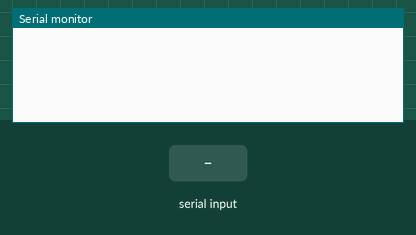
The sketch below on a simulated Arduino Uno, built with avr-gcc and run on an emulated ATmega328P. On the bench: the last lines printed to the serial monitor. The test bench sets the inputs (shaded band). Random numbers use the default seed unless the sketch sets one.

Above: at 1.2 s.
1.3 s: "f" received over Serial
At 1.71 s:
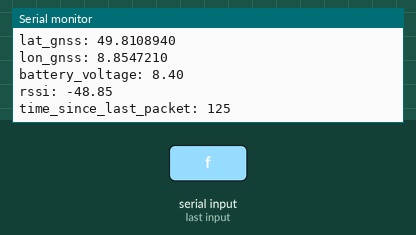
At 2.11 s:
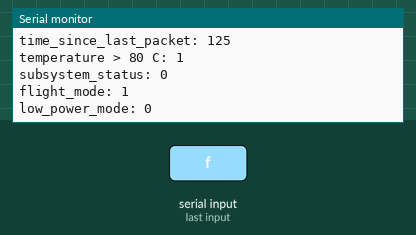
2.8 s: "m" received over Serial
Timing chart, 0 to 5.8 s (numbered marks = the images above; inputs shaded):
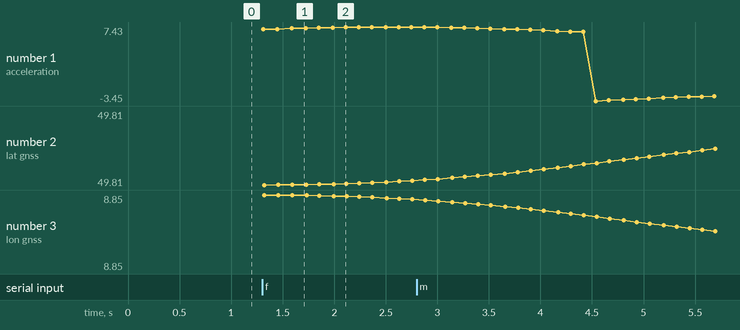

Measured:
- after the input at 1.3 s, the serial monitor: prints a new line at once (image 1)

The sketch:

arduino_simulation_sketch_v3.ino
```cpp
#include <Arduino.h>
#include <math.h>

// =====================================================================
//  CONFIG — Tune these for your rocket model
// =====================================================================

const float TARGET_APOGEE    = 1500.0;  // [m]   desired apogee AGL  (800 – 3000)
const float ROCKET_MASS_DRY  = 2.5;    // [kg]  dry mass
const float PROPELLANT_MASS  = 0.6;    // [kg]  propellant mass
const float MOTOR_BURN_TIME  = 3.2;    // [s]   burn duration
const float ROCKET_DIAMETER  = 0.075;  // [m]   airframe diameter
const float DRAG_COEFF       = 0.45;   // [-]   subsonic Cd

const float DROGUE_TERMINAL  = 25.0;   // [m/s] descent speed under drogue
const float MAIN_TERMINAL    = 5.5;    // [m/s] descent speed under main chute

const float BATTERY_FULL     = 8.40;   // [V]
const float BATTERY_MIN      = 5.40;   // [V]

// Launch site (Giessen area)
const float LAT_LAUNCH       = 49.8108889;
const float LON_LAUNCH       = 8.8547290;
const float LAT_LAND         = 49.8131689;
const float LON_LAND         = 8.8499197;

float parachute_heights[4]   = {100, 150, 200, 250};  // [m] main-chute altitude presets

const int HZ_FLIGHT          = 8;

// =====================================================================
//  Telemetry variables
// =====================================================================
uint8_t temperature;
uint8_t subsystem_status = 0;
uint8_t flight_mode      = 0;
uint8_t low_power_mode   = 0;
uint8_t status_events;

float acceleration;
float height_pressure;
float height_gnss;
float lat_gnss;
float lon_gnss;
float battery_voltage;
float rssi;
int   time_since_last_packet;

// =====================================================================
//  Internal state
// =====================================================================
enum FlightPhase { PAD, BOOST, COAST, DROGUE_DESCENT, MAIN_DESCENT, LANDED };
FlightPhase phase = PAD;

float velocity        = 0.0;
float height          = 0.0;
float apogee_reached  = 0.0;
float mass            = 0.0;
float main_altitude   = 200.0;

float MOTOR_THRUST    = 0.0;
float REF_AREA        = 0.0;

unsigned long boost_start    = 0;
unsigned long last_send_time = 0;
unsigned long last_sim_time  = 0;
unsigned long landed_time    = 0;
unsigned long send_interval  = 15000UL;

// =====================================================================
//  ISA atmosphere
// =====================================================================
float air_density(float alt) {
  const float T0 = 288.15, L = 0.0065, P0 = 101325.0, R = 287.05, g0 = 9.80665;
  float T = T0 - L * alt;
  if (T < 216.65) T = 216.65;
  float P = P0 * pow(T / T0, g0 / (L * R));
  return P / (R * T);
}

float ambient_temp_c(float alt) {
  float T = 288.15 - 0.0065 * alt;
  if (T < 216.65) T = 216.65;
  return T - 273.15;
}

// =====================================================================
//  Noise helper (zero-mean, approximate Gaussian via sum of uniforms)
// =====================================================================
float noise(float sigma) {
  float u = (float)random(-1000, 1001) / 1000.0;
  float v = (float)random(-1000, 1001) / 1000.0;
  return sigma * (u + v) * 0.5;
}

// =====================================================================
//  Compute motor thrust to reach TARGET_APOGEE
// =====================================================================
void compute_motor_thrust() {
  REF_AREA = M_PI * pow(ROCKET_DIAMETER / 2.0, 2);
  float v_bo   = sqrt(2.0 * 9.80665 * TARGET_APOGEE) * 1.35;
  float m_avg  = ROCKET_MASS_DRY + PROPELLANT_MASS * 0.5;
  MOTOR_THRUST = m_avg * (v_bo / MOTOR_BURN_TIME + 9.80665);
  MOTOR_THRUST += 0.5 * air_density(200.0) * DRAG_COEFF * REF_AREA * pow(v_bo * 0.5, 2);
}

// =====================================================================
//  Telemetry output — exact protocol, nothing else ever written to Serial
// =====================================================================
void send_telemetry() {
  Serial.print("temperature > 80 C: ");      Serial.println(temperature);
  Serial.print("subsystem_status: ");        Serial.println(subsystem_status);
  Serial.print("flight_mode: ");             Serial.println(flight_mode);
  Serial.print("low_power_mode: ");          Serial.println(low_power_mode);
  Serial.print("status_events: ");           Serial.println(status_events);
  Serial.print("acceleration: ");            Serial.println(acceleration, 4);
  Serial.print("height_pressure: ");         Serial.println(height_pressure);
  Serial.print("height_gnss: ");             Serial.println(height_gnss);
  Serial.print("lat_gnss: ");                Serial.println(lat_gnss, 7);
  Serial.print("lon_gnss: ");                Serial.println(lon_gnss, 7);
  Serial.print("battery_voltage: ");         Serial.println(battery_voltage);
  Serial.print("rssi: ");                    Serial.println(rssi);
  Serial.print("time_since_last_packet: ");  Serial.println(time_since_last_packet);
}

// =====================================================================
//  Reset to armed/pad state
// =====================================================================
void reset_flight() {
  velocity        = 0.0;
  height          = 0.0;
  apogee_reached  = 0.0;
  mass            = ROCKET_MASS_DRY + PROPELLANT_MASS;
  phase           = PAD;
  battery_voltage = BATTERY_FULL;
  temperature     = 0;
  status_events   = 4;  // Armed
  lat_gnss        = LAT_LAUNCH;
  lon_gnss        = LON_LAUNCH;
}

// =====================================================================
//  Physics step
// =====================================================================
void physics_step(float dt) {
  const float g0 = 9.80665;
  float rho  = air_density(height);
  float vsq  = velocity * velocity;
  float drag = 0.5 * rho * DRAG_COEFF * REF_AREA * vsq;
  if (velocity > 0) drag = -drag;

  float burn_elapsed = (millis() - boost_start) / 1000.0;

  switch (phase) {

    case PAD:
      break;

    case BOOST: {
      status_events = 5;
      if (burn_elapsed < MOTOR_BURN_TIME) {
        mass -= (PROPELLANT_MASS / MOTOR_BURN_TIME) * dt;
        if (mass < ROCKET_MASS_DRY) mass = ROCKET_MASS_DRY;
        float net_a  = (MOTOR_THRUST + drag) / mass - g0;
        acceleration = net_a / g0;
        velocity    += net_a * dt;
        height      += velocity * dt;
        if (height < 0) height = 0;
      } else {
        mass          = ROCKET_MASS_DRY;
        phase         = COAST;
        status_events = 6;  // Burnout
      }
      break;
    }

    case COAST: {
      float net_a  = (drag / mass) - g0;
      acceleration = net_a / g0;
      velocity    += net_a * dt;
      height      += velocity * dt;
      if (velocity <= 0.0) {
        apogee_reached = height;
        velocity       = 0.0;
        phase          = DROGUE_DESCENT;
        status_events  = 7;  // Apogee / drogue
      }
      break;
    }

    case DROGUE_DESCENT: {
      float dv   = (-DROGUE_TERMINAL) - velocity;
      velocity  += dv * 3.0 * dt;
      height    += velocity * dt;
      acceleration = (fabs(velocity) * fabs(velocity) * 0.5 * rho * DRAG_COEFF * REF_AREA)
                     / (mass * g0) - 1.0;
      if (acceleration < -1.0) acceleration = -1.0;
      if (height <= main_altitude) {
        phase         = MAIN_DESCENT;
        status_events = 10;  // Main deploy
      }
      break;
    }

    case MAIN_DESCENT: {
      velocity     += ((-MAIN_TERMINAL) - velocity) * 5.0 * dt;
      height       += velocity * dt;
      acceleration  = 0.0;
      if (height <= 0.0) {
        height        = 0.0;
        velocity      = 0.0;
        phase         = LANDED;
        status_events = 13;  // Landed
        landed_time   = millis();
      }
      break;
    }

    case LANDED:
      acceleration = 0.0;
      if (millis() - landed_time > 10000UL) {
        reset_flight();
      }
      break;
  }

  // Sensor noise
  height_pressure = max(0.0f, height + noise(phase == BOOST ? 3.0 : 0.8));
  height_gnss     = max(0.0f, height + noise(1.5));
  acceleration   += noise(phase == BOOST ? 0.08 : 0.02);

  // Onboard temperature flag
  float elec_temp = 30.0 + (phase == BOOST ? 55.0 : phase == COAST ? 10.0 : 2.0);
  temperature = (elec_temp > 80.0 || ambient_temp_c(height) < -20.0) ? 1 : 0;

  // GPS interpolation along flight track
  float frac = (apogee_reached > 0.0)
               ? min(height / apogee_reached, 1.0f)
               : height / max(TARGET_APOGEE, 1.0f);
  lat_gnss = LAT_LAUNCH + frac * (LAT_LAND - LAT_LAUNCH) + noise(0.000005);
  lon_gnss = LON_LAUNCH + frac * (LON_LAND - LON_LAUNCH) + noise(0.000005);

  // Battery
  battery_voltage -= 0.00008;
  if (battery_voltage < BATTERY_MIN) battery_voltage = BATTERY_MIN;

  // RSSI via free-space path loss
  float slant = sqrt(height * height + pow(frac * 300.0, 2));
  if (slant < 1.0) slant = 1.0;
  rssi = -40.0 - 20.0 * log10(slant) + noise(1.5);

  time_since_last_packet = 1000 / HZ_FLIGHT;
}

// =====================================================================
//  Helpers
// =====================================================================
char normalize_cmd(char c) {
  return (c >= 'A' && c <= 'Z') ? c + 32 : c;
}

// =====================================================================
//  Arduino entry points
// =====================================================================
void setup() {
  Serial.begin(115200);
  randomSeed(analogRead(A0));
  compute_motor_thrust();
  reset_flight();
}

void loop() {
  unsigned long now = millis();

  // Command parser
  while (Serial.available()) {
    char cmd = normalize_cmd(Serial.read());
    switch (cmd) {

      case 'l':
        low_power_mode = 1;
        send_interval  = 30000UL;
        break;

      case 'm':
        low_power_mode = 0;
        send_interval  = flight_mode ? (1000UL / HZ_FLIGHT) : 15000UL;
        break;

      case 'f':
        flight_mode    = 1;
        send_interval  = 1000UL / HZ_FLIGHT;
        reset_flight();
        phase          = BOOST;
        boost_start    = millis();
        last_sim_time  = millis();
        status_events  = 5;
        break;

      case 'g':
        flight_mode   = 0;
        send_interval = 15000UL;
        phase         = PAD;
        break;

      case 'a': case 'b': case 'c': case 'd': {
        int idx       = cmd - 'a';
        main_altitude = parachute_heights[idx];
        status_events = idx;
        break;
      }

      case 'q':
        if (flight_mode && phase == COAST) {
          phase         = DROGUE_DESCENT;
          status_events = 9;
        }
        break;

      case 'r':
        if (flight_mode && phase == DROGUE_DESCENT) {
          phase         = MAIN_DESCENT;
          status_events = 12;
          velocity     *= 0.15;
        }
        break;

      case 'p':
        send_telemetry();
        break;
    }
  }

  // Physics update
  if (flight_mode && phase != PAD) {
    unsigned long sim_now = millis();
    float dt = (sim_now - last_sim_time) / 1000.0;
    last_sim_time = sim_now;
    if (dt > 0.05) dt = 0.05;
    if (dt < 0.001) dt = 0.001;
    physics_step(dt);
  }

  // Standby values
  if (!flight_mode) {
    acceleration           = noise(0.01);
    height_pressure        = max(0.0f, noise(0.3));
    height_gnss            = max(0.0f, noise(0.8));
    lat_gnss               = LAT_LAUNCH + noise(0.000003);
    lon_gnss               = LON_LAUNCH + noise(0.000003);
    battery_voltage        = BATTERY_FULL;
    temperature            = 0;
    rssi                   = -45.0 + noise(1.0);
    time_since_last_packet = 15000;
  }

  // Scheduled telemetry
  if (now - last_send_time >= send_interval) {
    send_telemetry();
    last_send_time = now;
  }

  delay(10);
}
```
